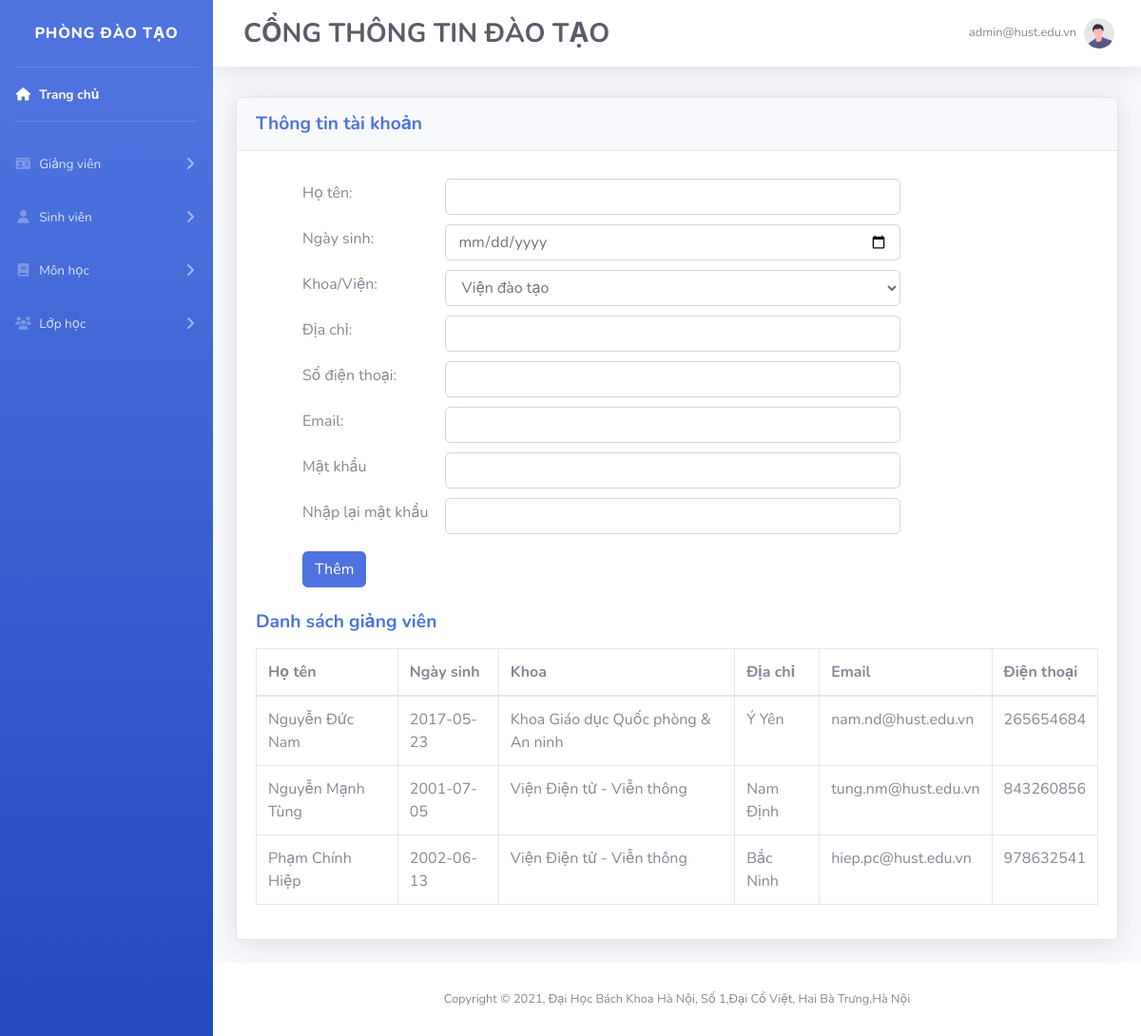
The page /admin/register.php (signed in) on the database its author committed.
### tables this page shows
CREATE TABLE `user` (
  `email` varchar(255) NOT NULL,
  `fullname` varchar(255) NOT NULL,
  `birthday` date NOT NULL,
  `Ma_Khoa` varchar(5) NOT NULL,
  `address` varchar(255) DEFAULT NULL,
  `phone` int(10) DEFAULT NULL,
  `password` varchar(255) NOT NULL,
  `level` int(11) NOT NULL,
  `time` datetime NOT NULL DEFAULT current_timestamp()
);

CREATE TABLE `khoa_data` (
  `Ma_Khoa` varchar(5) NOT NULL,
  `Ten_Khoa` varchar(255) NOT NULL,
  `Dia_Chi` varchar(255) NOT NULL
);

### admin/register.php (the view, shortened to what this page needs)
<!DOCTYPE html>
<html lang="en">
<head>
    <link href="../vendor/fontawesome-free/css/all.min.css" rel="stylesheet" type="text/css">
    <link href="../css/sb-admin-2.css" rel="stylesheet">
</head>
<body id="page-top">
    <div id="wrapper">
        <?php
            require("front_end/sidebar.php");
        ?>
        <div id="content-wrapper" class="d-flex flex-column">
            <div id="content">
                <?php
                    require("front_end/topbar.php");
                ?>
                <div class="container-fluid">
                    <div class="row">
                        <div class="col-lg-12">
                            <div class="card mb-4 shadow mt-2">
                                <div class="card-header py-3">
                                    <h6 class="m-0 font-weight-bold text-primary"style="font-size: 1.2rem;">Thông tin tài khoản</h6>
                                </div>
                                <div class="card-body">
                                    <table class="card-body ml-5">
                                        <form method="GET" action="register_submit.php" class="form-control" autocomplete="off">
                                            <tr class="">
                                                <td class="mt-2">Họ tên:</td>
                                                <td><input type="text" class="form-control ml-3 mt-2" name="full_name"></td>
                                            </tr>
                                            <tr>
                                                <td class="mt-2">Ngày sinh:</td>
                                                <td><input type="date" class="form-control ml-3 mt-2" name="birth_day" id=""></td>
                                            </tr>
                                            <tr>
                                                <td class="mt-2">Khoa/Viện:</td>
                                                <td>
                                                <select name="khoa" class="form-control ml-3 mt-2">
                                                    <option selected>Viện đào tạo</option>
                                                </select>
                                                </td>
                                            </tr>
                                            <tr>
                                                <td class="mt-2">Địa chỉ:</td>
                                                <td><input type="text" class="form-control ml-3 mt-2" name="address"></td>
                                            </tr>
                                            <tr>
                                                <td class="mt-2">Số điện thoại:</td>
                                                <td><input type="text" class="form-control ml-3 mt-2" name="phone"></td>
                                            </tr>
                                            <tr>
                                                <td class="mt-2">Email:</td>
                                                <td>
                                                    <input type="text" class="form-control ml-3 mt-2" name="email">
                                                </td>
                                            </tr>
                                            <tr>
                                                <td>Mật khẩu</td>
                                                <td><input type="password" class="form-control ml-3 mt-2" name="password"></td>
                                            </tr>
                                            <tr>
                                                <td>Nhập lại mật khẩu</td>
                                                <td><input type="password" class="form-control ml-3 mt-2" name="re_password"></td>
                                            </tr>
                                            <tr>
                                                <td><button type="submit" class="btn btn-primary mt-3 text-center mb-4" name="submit">Thêm</button></td>
                                            </tr>
                                        </form>
                                    </table>
                                    <h6 class="m-0 font-weight-bold text-primary mb-3"style="font-size: 1.2rem;">Danh sách giảng viên</h6>
                                    <div class="table-responsive">
                                        <table class="table table-bordered" id="dataTable" width="100%" cellspacing="0">
                                            <thead>
                                                <tr>
                                                    <th>Họ tên</th>
                                                    <th>Ngày sinh</th>
                                                    <th>Khoa</th>
                                                    <th>Địa chỉ</th>
                                                    <th>Email</th>
                                                    <th>Điện thoại</th>
                                                </tr>
                                            </thead>
                                            <tbody>
                                                <?php
                                                    include"../database/config.php";
                                                    $sql = "SELECT * FROM user
                                                            LEFT JOIN khoa_data
                                                            ON user.Ma_Khoa = khoa_data.Ma_Khoa
                                                            WHERE user.level = '0'
                                                            ORDER BY user.time DESC
                                                            LIMIT 5";
                                                    $result = mysqli_query($conn,$sql);
                                                    if(mysqli_num_rows($result)>0){
                                                        while($row = mysqli_fetch_assoc($result)){
                                                            echo"<tr>";
                                                            echo"<td>".$row['fullname']."</td>";
                                                            echo"<td>".$row['birthday']."</td>";
                                                            echo"<td>".$row['Ten_Khoa']."</td>";
                                                            echo"<td>".$row['address']."</td>";
                                                            echo"<td>".$row['email']."</td>";
                                                            echo"<td>".$row['phone']."</td>";
                                                        }
                                                    }
                                                ?>
                                            </tbody>
                                        </table>
                                    </div>
                                </div>
                            </div>
                        </div>
                    </div>
                </div>
            </div>
                <?php
                    require("front_end/footer.php");
                ?>
        </div>
    </div>
</body>
</html>

### rows shown on the page
user: fullname "Nguyễn Đức Nam", birthday "2017-05-23", Ma_Khoa.Ten_Khoa "Khoa Giáo dục Quốc phòng & An ninh", address "Ý Yên", email "nam.nd@hust.edu.vn", phone "265654684"
user: fullname "Nguyễn Mạnh Tùng", birthday "2001-07-05", Ma_Khoa.Ten_Khoa "Viện Điện tử - Viễn thông", address "Nam Định", email "tung.nm@hust.edu.vn", phone "843260856"
user: fullname "Phạm Chính Hiệp", birthday "2002-06-13", Ma_Khoa.Ten_Khoa "Viện Điện tử - Viễn thông", address "Bắc Ninh", email "hiep.pc@hust.edu.vn", phone "978632541"

### other values the page prints
$_SESSION['CurrenUser'] "admin@hust.edu.vn"
